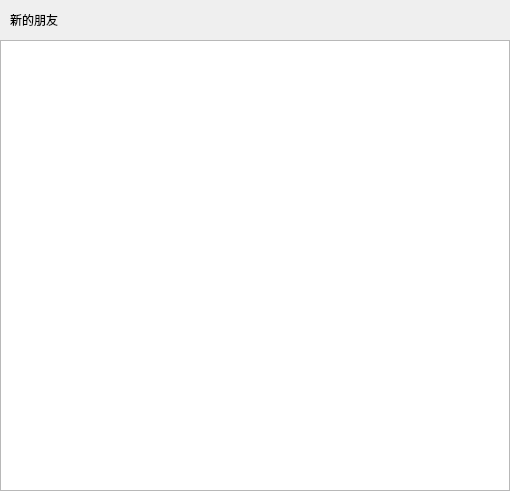
<?xml version="1.0" encoding="UTF-8"?>
<ui version="4.0">
 <class>ApplyFriendPage</class>
 <widget class="QWidget" name="ApplyFriendPage">
  <property name="geometry">
   <rect>
    <x>0</x>
    <y>0</y>
    <width>510</width>
    <height>491</height>
   </rect>
  </property>
  <property name="windowTitle">
   <string>Form</string>
  </property>
  <layout class="QVBoxLayout" name="verticalLayout">
   <property name="spacing">
    <number>0</number>
   </property>
   <property name="leftMargin">
    <number>0</number>
   </property>
   <property name="topMargin">
    <number>0</number>
   </property>
   <property name="rightMargin">
    <number>0</number>
   </property>
   <property name="bottomMargin">
    <number>0</number>
   </property>
   <item>
    <widget class="QWidget" name="friend_apply_wid" native="true">
     <property name="minimumSize">
      <size>
       <width>0</width>
       <height>0</height>
      </size>
     </property>
     <layout class="QHBoxLayout" name="horizontalLayout_7">
      <property name="spacing">
       <number>0</number>
      </property>
      <property name="leftMargin">
       <number>0</number>
      </property>
      <property name="topMargin">
       <number>0</number>
      </property>
      <property name="rightMargin">
       <number>0</number>
      </property>
      <property name="bottomMargin">
       <number>0</number>
      </property>
      <item>
       <spacer name="horizontalSpacer_8">
        <property name="orientation">
         <enum>Qt::Horizontal</enum>
        </property>
        <property name="sizeType">
         <enum>QSizePolicy::Fixed</enum>
        </property>
        <property name="sizeHint" stdset="0">
         <size>
          <width>10</width>
          <height>20</height>
         </size>
        </property>
       </spacer>
      </item>
      <item>
       <widget class="QLabel" name="friend_apply_lb">
        <property name="minimumSize">
         <size>
          <width>0</width>
          <height>40</height>
         </size>
        </property>
        <property name="maximumSize">
         <size>
          <width>16777215</width>
          <height>40</height>
         </size>
        </property>
        <property name="text">
         <string>新的朋友</string>
        </property>
       </widget>
      </item>
     </layout>
    </widget>
   </item>
   <item>
    <widget class="QWidget" name="widget_3" native="true">
     <layout class="QVBoxLayout" name="verticalLayout_7">
      <property name="spacing">
       <number>0</number>
      </property>
      <property name="leftMargin">
       <number>0</number>
      </property>
      <property name="topMargin">
       <number>0</number>
      </property>
      <property name="rightMargin">
       <number>0</number>
      </property>
      <property name="bottomMargin">
       <number>0</number>
      </property>
      <item>
       <widget class="ApplyFriendList" name="apply_friend_list"/>
      </item>
     </layout>
    </widget>
   </item>
  </layout>
 </widget>
 <customwidgets>
  <customwidget>
   <class>ApplyFriendList</class>
   <extends>QListWidget</extends>
   <header location="global">applyfriendlist.h</header>
  </customwidget>
 </customwidgets>
 <resources/>
 <connections/>
</ui>
